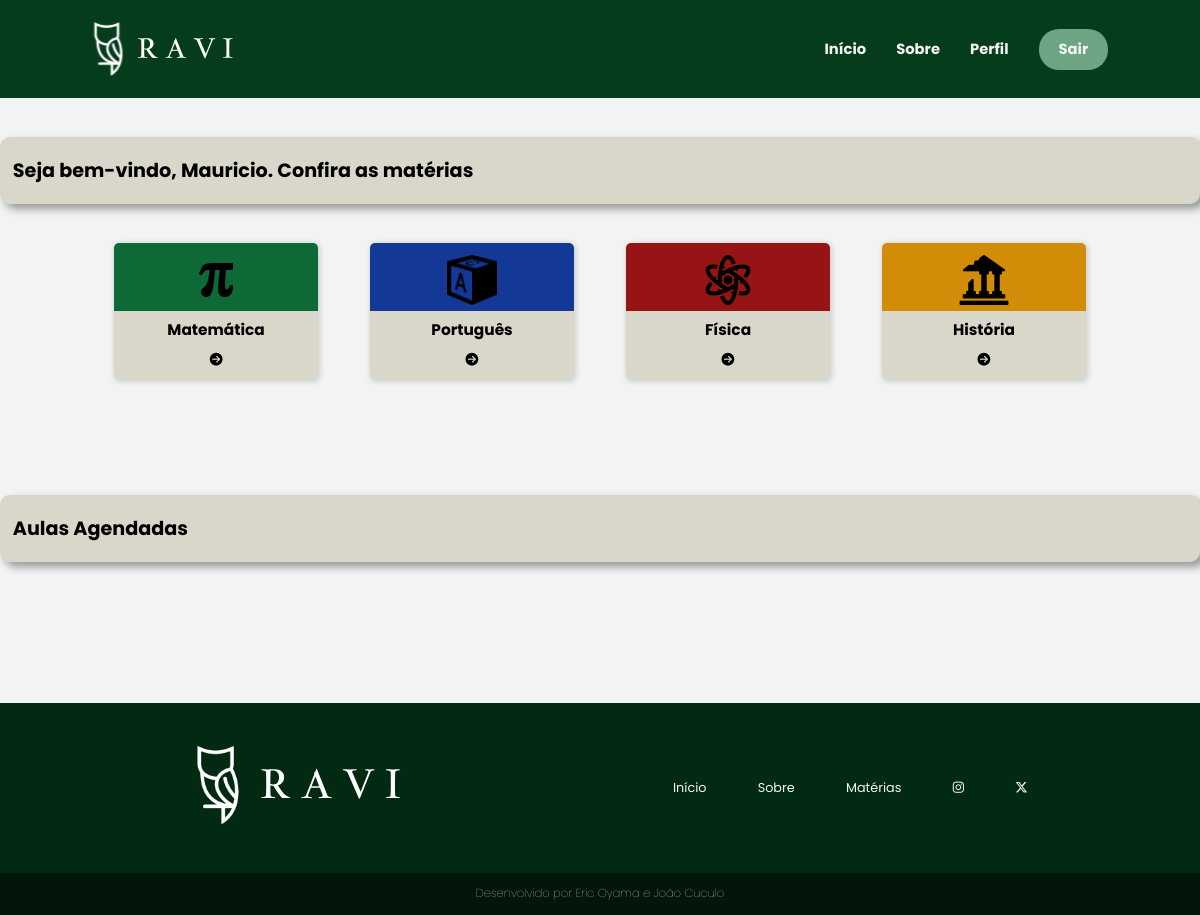
Page /sistema-aluno/aluno/principal.php (signed in) on the earlier database version.
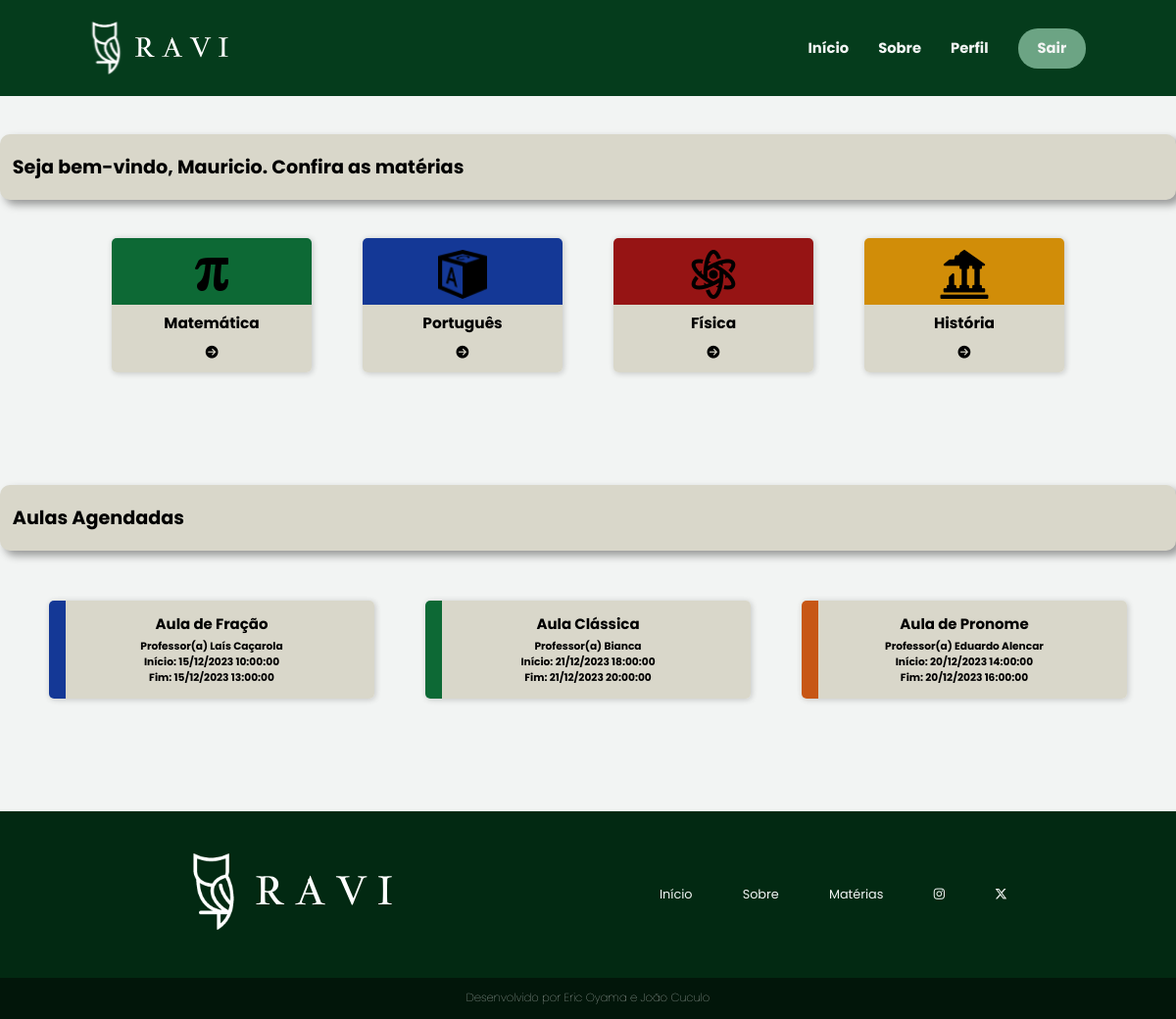
Same page on the later database version.
### tables this page shows
CREATE TABLE `events` (
  `id` int(11) NOT NULL,
  `title` varchar(220) NOT NULL,
  `color` varchar(45) NOT NULL,
  `start` datetime NOT NULL,
  `end` datetime NOT NULL,
  `conteudo` text NOT NULL,
  `formaPag` varchar(20) NOT NULL,
  `aluno_id` int(11) DEFAULT NULL,
  `professor_id` int(11) DEFAULT NULL,
  `valorTotal` int(11) NOT NULL
);

CREATE TABLE `professor` (
  `id` int(11) NOT NULL,
  `nome` varchar(100) NOT NULL,
  `email` varchar(100) NOT NULL,
  `senha` varchar(100) NOT NULL,
  `dn` date NOT NULL,
  `endereco` varchar(100) NOT NULL,
  `cep` varchar(20) NOT NULL,
  `estado` varchar(100) NOT NULL,
  `cidade` varchar(100) NOT NULL,
  `telefone` varchar(20) NOT NULL,
  `cpf` varchar(20) NOT NULL,
  `rg` varchar(20) NOT NULL,
  `sexo` varchar(10) NOT NULL,
  `areaFormacao` varchar(100) NOT NULL,
  `curriculo` varchar(220) NOT NULL,
  `conteudo` mediumtext NOT NULL,
  `valorHora` varchar(10) NOT NULL,
  `area_id` int(11) DEFAULT NULL,
  `dataCad` timestamp NOT NULL DEFAULT current_timestamp(),
  `status` varchar(11) NOT NULL
);

### sistema-aluno/aluno/principal.php (the view, shortened to what this page needs)
<?php
    require_once('../../conexao.php');
    $sql = "SELECT events.*, professor.nome
              FROM events
        INNER JOIN professor ON events.professor_id = professor.id
             WHERE aluno_id = " . $_SESSION['id'];
    $resultado = mysqli_query($conexao, $sql);
?>
<!DOCTYPE html>
<html lang="pt-br">
<head>
    <link rel="stylesheet" href="../../assets/css/header-footer.css">
    <link rel="stylesheet" href="../../assets/css/principal.css">
</head>
<body>
    <?php require_once("../template-aluno/menu4.php") ?>
    <main class="container">
        <div class="bem-vindo">
            <h2>Seja bem-vindo, <?= $_SESSION['nome']; ?>. Confira as matérias</h2>
        </div>
        <section class="cursos">
            <div class="card-cursos">
                <article class="card">
                    <a href="../materias/matematica.php">
                        <img src="../../assets/img/pi-icon.png">
                        <strong>Matemática</strong>
                        <i class="fa-sharp fa-solid fa-circle-arrow-right" style="color: #000000;"></i>
                    </a>
                </article>
                <article class="card">
                    <a href="../materias/portugues.php" id="port">
                        <img src="../../assets/img/abc-icon.png">
                        <strong>Português</strong>
                        <i class="fa-sharp fa-solid fa-circle-arrow-right" style="color: #000000;"></i>
                    </a>
                </article>
                <article class="card">
                    <a href="../materias/fisica.php" id="fis">
                        <img src="../../assets/img/atom-icon.png">
                        <strong>Física</strong>
                        <i class="fa-sharp fa-solid fa-circle-arrow-right" style="color: #000000;"></i>
                    </a>
                </article>
                <article class="card">
                    <a href="../materias/historia.php" id="hist">
                        <img src="../../assets/img/ruins-icon.png">
                        <strong>História</strong>
                        <i class="fa-sharp fa-solid fa-circle-arrow-right" style="color: #000000;"></i>
                    </a>
                </article>
            </div>
        </section>
        <section style="margin-top: -6rem;">
            <div class="bem-vindo">
                <h2>Aulas Agendadas</h2>
            </div>
            <div class="card-agend">
                <?php while ($linha = mysqli_fetch_array($resultado)) { ?>
                    <?php
                        $inicio = new DateTime($linha['start']);
                        $fim = new DateTime($linha['end']);
                    ?>
                    <a href="agendamento.php?id=<?= $linha['professor_id'] ?>" style="background-image: linear-gradient(to left, #D9D7CA 0, #D9D7CA 95%, <?= $linha['color'] ?> 5%);">
                        <h3><?= $linha['title'] ?></h3>
                        <h5>Professor(a) <?= $linha['nome'] ?></h5>
                        <h5>Início: <?= $inicio->format('d/m/Y H:i:s') ?></h5>
                        <h5>Fim: <?= $fim->format('d/m/Y H:i:s') ?></h5>
                    </a>
                <?php } ?>
            </div>
        </section>
    </main>
    <?php require_once("../template-aluno/rodape1.php") ?>
</body>
</html>

### sistema-aluno/template-aluno/menu4.php (shortened to what this page needs)
<header>
    <nav>
        <div class="logo">
            <img src="../../assets/img/logo-ravi-complete.svg" alt="Ravi">
        </div>
        <div class="menu">
            <ul>
                <li><a href="principal.php">Início</a></li>
                <li><a href="sobre.php">Sobre</a></li>
                <li><a href="editar.php?id=<?= $_SESSION['id'] ?>">Perfil</a></li>
                <li class="entrar-btn"><a href="../sair.php">Sair</a></li>
            </ul>
        </div>
    </nav>
</header>

### sistema-aluno/template-aluno/rodape1.php
<footer>
    <div class="footer-conteudo">
        <div class="footer-logo">
            <img src="../../assets/img/logo-ravi-complete.svg" alt="Ravi">
        </div>
        <ul class="footer-list">
            <li><a href="principal.php">Início</a></li>
            <li><a href="sobre.php">Sobre</a></li>
            <li><a href="#">Matérias</a></li>
            <li><a href="https://www.instagram.com/ravi.sitee/" target="_blank"><i class="fa-brands fa-instagram"></i></a></li>
            <li><a href="https://twitter.com/RaviSiteTCC" target="_blank"><i class="fa-brands fa-x-twitter"></i></a></li>
        </ul>
    </div>
        <div class="developers">
            Desenvolvido por Eric Oyama e João Cuculo
        </div>
</footer>

### assets/css/header-footer.css (style rules this page uses)
* { margin: 0; padding: 0; box-sizing: border-box; font-family: 'Poppins', sans-serif; }
:root { --color-primary: #053c1c; --color-secundary: #6ca484; --color-tertiary: #14964C; --color-black: #000; --color-white: #f2f4f3; font-size: 80%; }
html { height: 100%; min-height: 100%; }
body { display: flex; flex-direction: column; min-height: 100%; width: 100%; }
header { background-color: var(--color-primary); }
header nav { display: flex; justify-content: space-between; padding: 1.5rem 6rem; }
.logo { display: flex; align-items: center; }
.logo img { height: 60px; }
.menu { display: flex; align-items: center; }
.menu ul { display: flex; justify-content: center; list-style-type: none; }
.menu ul li { margin: 0 15px; display: flex; align-items: center; }
.menu ul li a, .menu-responsivo ul li a { text-decoration: none; font-size: 1.15rem; color: var(--color-white); font-weight: bold; }
.entrar-btn { background-color: var(--color-secundary); padding: 10px 20px; border-radius: 20px; }
footer { width: 100%; color: var(--color-white); margin-top: auto; }
footer a { text-decoration: none; }
.footer-conteudo { background-color: #022912; display: flex; align-items: center; justify-content: space-around; padding: 3rem 3.5rem; }
.footer-list { display: flex; list-style: none; gap: 4rem; }
.footer-list a { color: var(--color-white); font-weight: normal; }
.developers { background-color: #02160a; display: flex; justify-content: center; font-size: 0.9rem; padding: 1rem; font-weight: 100; }

### assets/css/principal.css (style rules this page uses)
body { background-color: var(--color-white); }
.cursos { display: flex; flex-direction: column; align-items: center; margin-bottom: 15rem; }
.card-cursos { display: flex; align-items: center; gap: 8rem; }
.card a { background-image: linear-gradient(to bottom, #0d6935 0, #0d6935 50%, #D9D7CA 50%); display: flex; flex-direction: column; align-items: center; width: 16rem; padding: 1rem; border-radius: 5px; box-shadow: 1px 1px 6px rgba(0, 0, 0, 0.2); text-decoration: none; color: var(--color-black); cursor: pointer; }
#port { background-image: linear-gradient(to bottom, #143896 0, #143896 50%, #D9D7CA 50%); }
#fis { background-image: linear-gradient(to bottom, #961414 0, #961414 50%, #D9D7CA 50%); }
#hist { background-image: linear-gradient(to bottom, #D18D08 0, #D18D08 50%, #D9D7CA 50%); }
.card img { width: 50px; }
.card strong { padding: 1rem; font-size: 1.2rem; }
.container { max-width: 1200px; width: 100%; margin: 0 auto; }
.bem-vindo { max-width: 100%; border-radius: 10px; box-shadow: 5px 5px 8px rgba(0, 0, 0, 0.377); margin: 3rem auto; padding: 1.5rem 1rem; background-color: #D9D7CA; }
.card-agend { display: flex; justify-content: center; flex-wrap: wrap; margin-bottom: 8rem; }
.card-agend a { display: flex; flex-direction: column; align-items: center; width: 26rem; margin: 1rem 2rem 1rem 2rem; padding: 1rem; border-radius: 5px; box-shadow: 1px 1px 6px rgba(0, 0, 0, 0.2); text-decoration: none; color: var(--color-black); }
.card-agend a h3 { margin-bottom: .3rem; }
@media screen and (max-width: 1225px) { .card-cursos { gap: 4rem; } }

Differences in the rows shown:
added events: title "Aula de Fração", professor.nome "Laís Caçarola", start "15/12/2023 10:00:00", end "15/12/2023 13:00:00"
added events: title "Aula Clássica", professor.nome "Bianca", start "21/12/2023 18:00:00", end "21/12/2023 20:00:00"
added events: title "Aula de Pronome", professor.nome "Eduardo Alencar", start "20/12/2023 14:00:00", end "20/12/2023 16:00:00"
